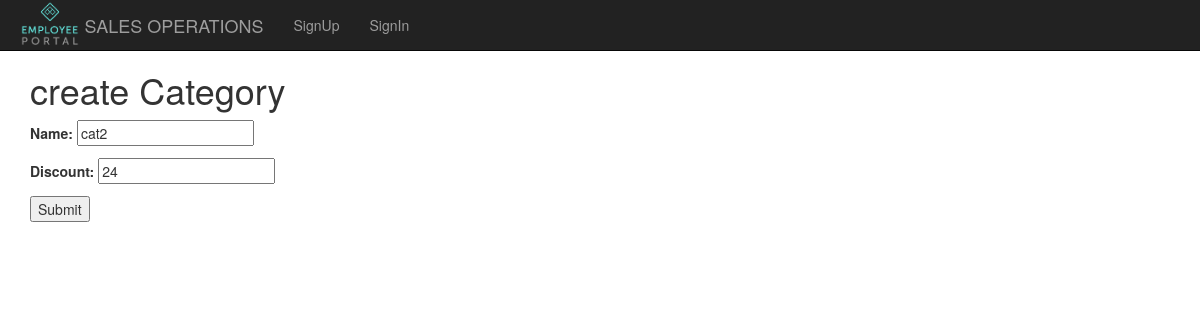
Page /category/update/2/ on the earlier database version.
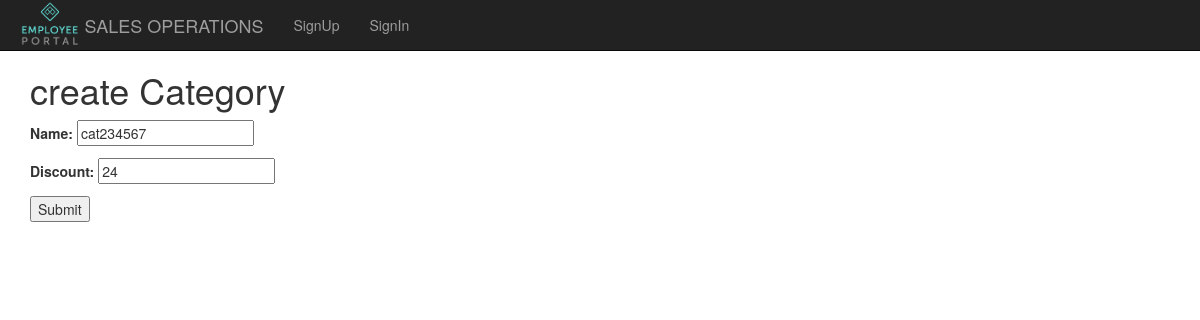
Same page on the later database version.
### product/models.py (models this page shows, shortened)
class BaseAbstarctModel(models.Model):# Abstract model
    name=models.CharField(max_length=250, validators=[validate_name])
    created_at = models.DateTimeField(default=datetime.now())
    class Meta:
        abstract=True

class Category(BaseAbstarctModel):
    hide = models.BooleanField(default=False)
    discount = models.PositiveIntegerField(default=0)

### product/templates/create_category.html (shortened to what this page needs)
{% extends 'base.html' %}
{% block content%}
    <h1>create Category</h1>
    <form method="post">
            {{ form.as_p }}
        <input type="submit" value="Submit">
    </form>
{% endblock %}

Differences in the rows shown:
changed Category: name "cat2" → "cat234567"
